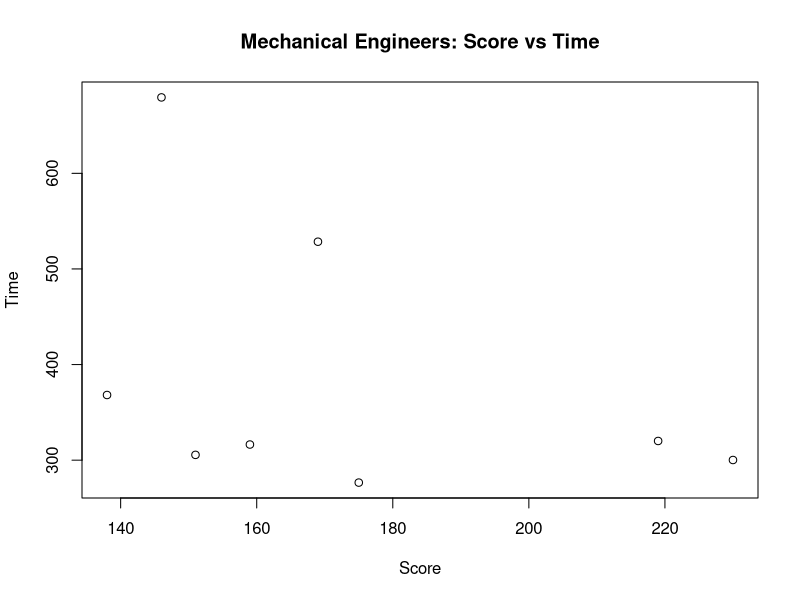
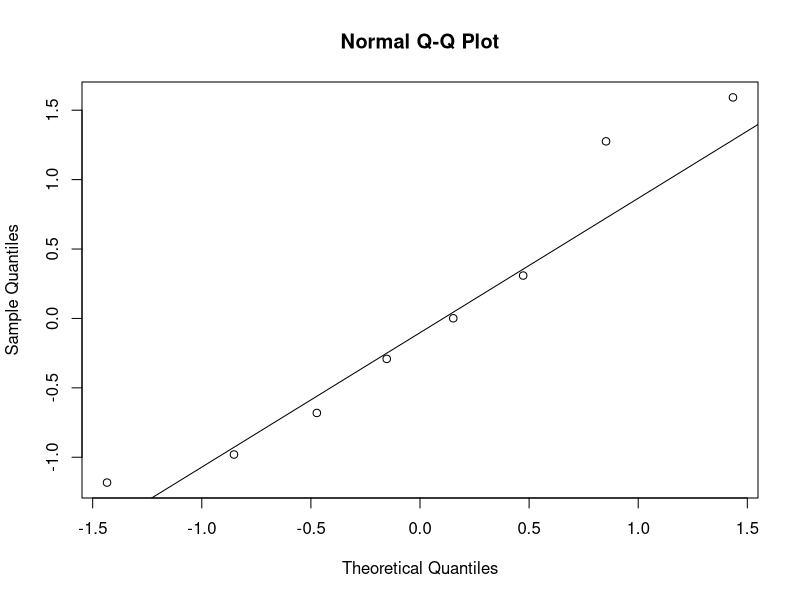
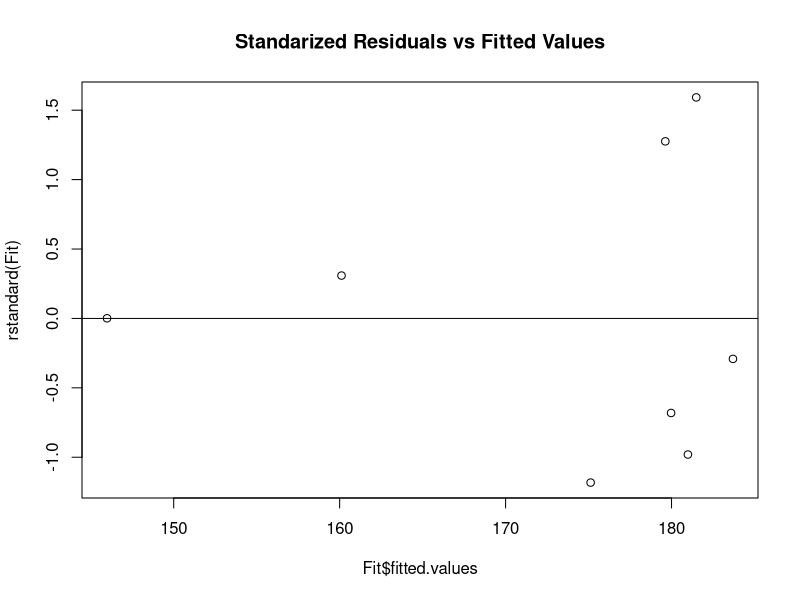
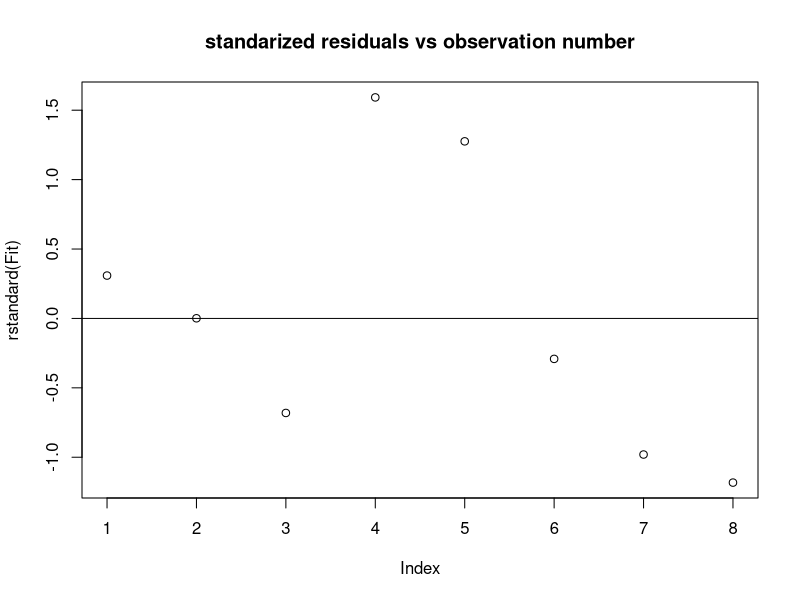
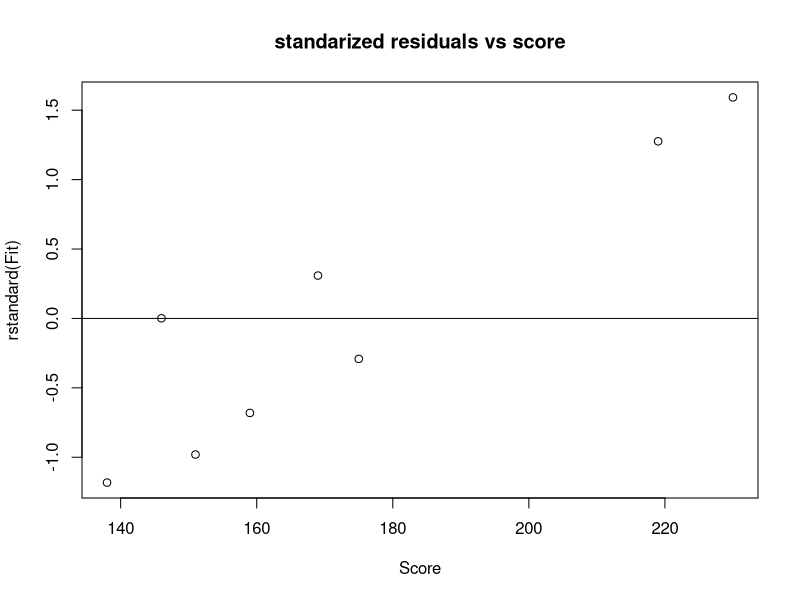

These figures' R source, in order:
rm(list =ls());
mech <- read.table("Mech-Total-ST.txt", header = TRUE);
attach(mech);
plot(Score, Time, main="Mechanical Engineers: Score vs Time", xlab="Score", ylab="Time");
Fit<-lm(Score~Time);
summary(Fit);
abline(Fit);
Fit$residuals;
rstandard(Fit);
library(MASS);
studres(Fit);
Fit$fitted.values;
qqnorm(rstandard(Fit));
qqline(rstandard(Fit));
plot (rstandard(Fit)~Fit$fitted.values, main='Standarized Residuals vs Fitted Values');
abline(0,0);
plot (rstandard(Fit), main = 'standarized residuals vs observation number')
abline(0,0);
plot (rstandard(Fit)~Score, main = 'standarized residuals vs score');
abline(0,0);


